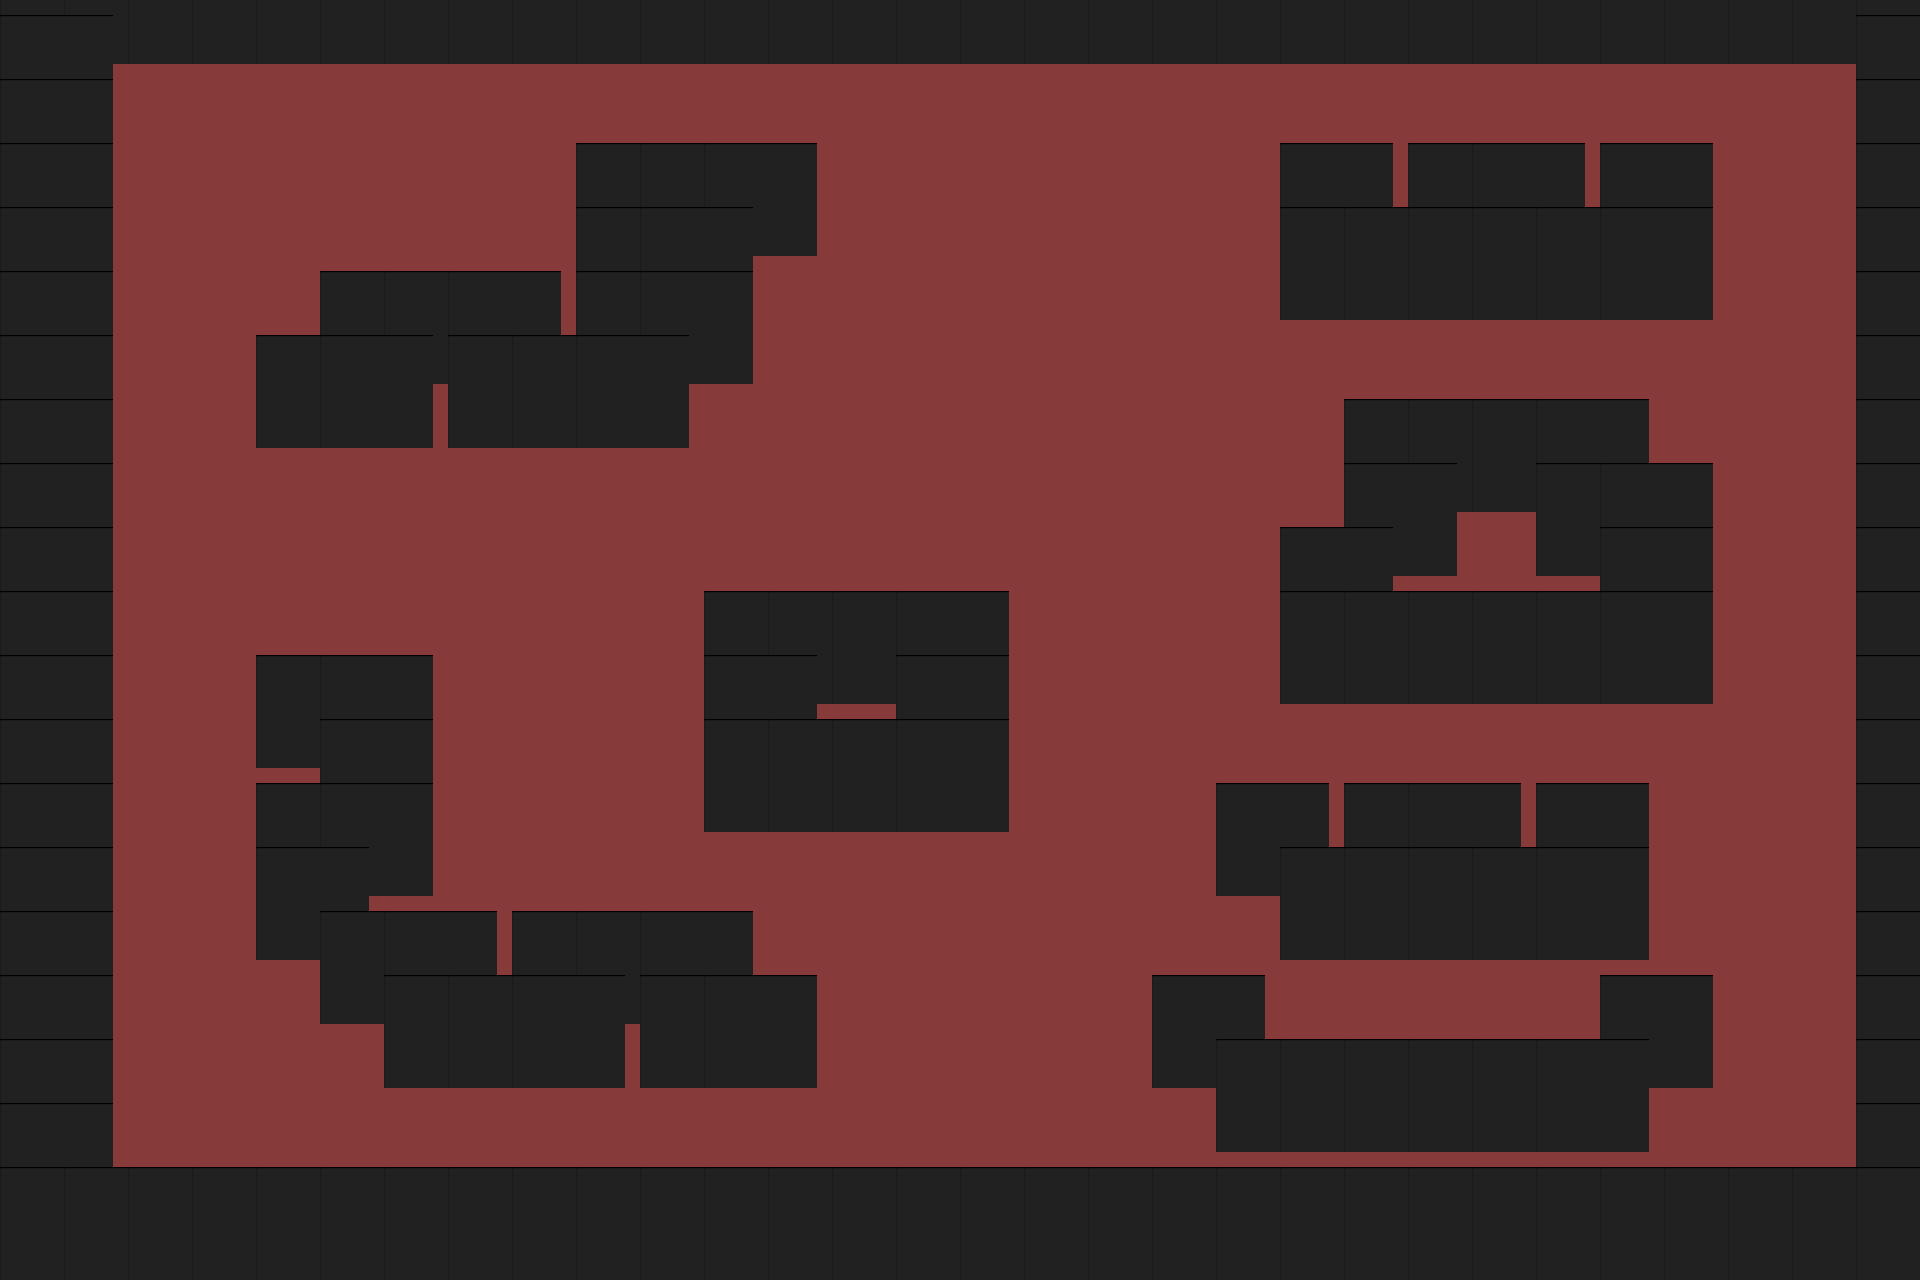

This is a level from a 2D game, rendered from its Tiled map with the project's own tilesets. A one-line summary and the complete map file follow:
An orthogonal 30x20 tile map with 64x64 px tiles, 1 tile layer (Tile Layer 1), 2 tilesets.

<map version="1.9" tiledversion="1.9.2" orientation="orthogonal" renderorder="right-down" width="30" height="20" tilewidth="64" tileheight="64" infinite="0" backgroundcolor="#863a3a" nextlayerid="6" nextobjectid="1">
 <tileset firstgid="1" name="Blocks" tilewidth="1" tileheight="1" tilecount="0" columns="0" />
 <tileset firstgid="1" source="Blocks.tsx" />
 <layer id="1" name="Tile Layer 1" width="30" height="20" offsetx="2.27374e-13" offsety="5.68434e-14">
  <data encoding="csv">
5,5,5,5,5,5,5,5,5,5,5,5,5,5,5,5,5,5,5,5,5,5,5,5,5,5,5,5,5,5,
5,0,0,0,0,0,0,0,0,0,0,0,0,0,0,0,0,0,0,0,0,0,0,0,0,0,0,0,0,5,
5,0,0,0,0,0,0,0,0,0,0,0,0,0,0,0,0,0,0,0,0,0,0,0,0,0,0,0,0,5,
5,0,0,0,0,0,0,0,0,5,5,5,0,0,0,0,0,0,0,0,5,0,5,5,0,5,0,0,0,5,
5,0,0,0,0,0,0,0,0,5,5,0,0,0,0,0,0,0,0,0,5,5,5,5,5,5,0,0,0,5,
5,0,0,0,0,5,5,5,0,5,5,0,0,0,0,0,0,0,0,0,0,0,0,0,0,0,0,0,0,5,
5,0,0,0,5,5,0,5,5,5,0,0,0,0,0,0,0,0,0,0,0,0,0,0,0,0,0,0,0,5,
5,0,0,0,0,0,0,0,0,0,0,0,0,0,0,0,0,0,0,0,0,5,5,5,5,0,0,0,0,5,
5,0,0,0,0,0,0,0,0,0,0,0,0,0,0,0,0,0,0,0,0,5,0,0,5,5,0,0,0,5,
5,0,0,0,0,0,0,0,0,0,0,0,0,0,0,0,0,0,0,0,5,0,0,0,0,5,0,0,0,5,
5,0,0,0,0,0,0,0,0,0,0,5,5,5,5,0,0,0,0,0,5,5,5,5,5,5,0,0,0,5,
5,0,0,0,5,5,0,0,0,0,0,5,0,0,5,0,0,0,0,0,0,0,0,0,0,0,0,0,0,5,
5,0,0,0,0,5,0,0,0,0,0,5,5,5,5,0,0,0,0,0,0,0,0,0,0,0,0,0,0,5,
5,0,0,0,5,5,0,0,0,0,0,0,0,0,0,0,0,0,0,5,0,5,5,0,5,0,0,0,0,5,
5,0,0,0,5,0,0,0,0,0,0,0,0,0,0,0,0,0,0,0,5,5,5,5,5,0,0,0,0,5,
5,0,0,0,0,5,5,0,5,5,5,0,0,0,0,0,0,0,0,0,0,0,0,0,0,0,0,0,0,5,
5,0,0,0,0,0,5,5,5,0,5,5,0,0,0,0,0,0,5,0,0,0,0,0,0,5,0,0,0,5,
5,0,0,0,0,0,0,0,0,0,0,0,0,0,0,0,0,0,0,5,5,5,5,5,5,0,0,0,0,5,
5,0,0,0,0,0,0,0,0,0,0,0,0,0,0,0,0,0,0,0,0,0,0,0,0,0,0,0,0,5,
5,5,5,5,5,5,5,5,5,5,5,5,5,5,5,5,5,5,5,5,5,5,5,5,5,5,5,5,5,5
</data>
 </layer>
</map>